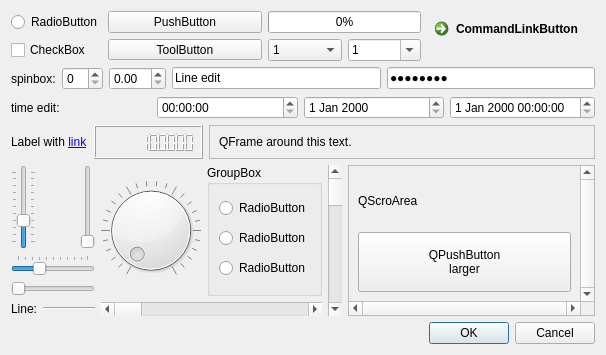
         <widget class="QWidget" name="tab_1">
          <attribute name="title">
           <string notr="true">Common</string>
          </attribute>
          <layout class="QGridLayout" name="gridLayout_13">
           <item row="0" column="0">
            <layout class="QGridLayout" name="gridLayout_6">
             <item row="0" column="0">
              <widget class="QRadioButton" name="radioButton">
               <property name="text">
                <string notr="true">RadioButton</string>
               </property>
              </widget>
             </item>
             <item row="0" column="1">
              <widget class="QPushButton" name="pushButton">
               <property name="sizePolicy">
                <sizepolicy hsizetype="MinimumExpanding" vsizetype="Fixed">
                 <horstretch>0</horstretch>
                 <verstretch>0</verstretch>
                </sizepolicy>
               </property>
               <property name="text">
                <string notr="true">PushButton</string>
               </property>
               <property name="checkable">
                <bool>true</bool>
               </property>
              </widget>
             </item>
             <item row="0" column="2">
              <widget class="QProgressBar" name="progressBar">
               <property name="maximum">
                <number>20</number>
               </property>
               <property name="value">
                <number>0</number>
               </property>
              </widget>
             </item>
             <item row="0" column="3" rowspan="2">
              <widget class="QCommandLinkButton" name="commandLinkButton">
               <property name="text">
                <string notr="true">CommandLinkButton</string>
               </property>
              </widget>
             </item>
             <item row="1" column="0">
              <widget class="QCheckBox" name="checkBox">
               <property name="text">
                <string notr="true">CheckBox</string>
               </property>
               <property name="tristate">
                <bool>true</bool>
               </property>
              </widget>
             </item>
             <item row="1" column="1">
              <widget class="QToolButton" name="toolButton">
               <property name="sizePolicy">
                <sizepolicy hsizetype="MinimumExpanding" vsizetype="Fixed">
                 <horstretch>0</horstretch>
                 <verstretch>0</verstretch>
                </sizepolicy>
               </property>
               <property name="text">
                <string notr="true">ToolButton</string>
               </property>
               <property name="popupMode">
                <enum>QToolButton::InstantPopup</enum>
               </property>
              </widget>
             </item>
             <item row="1" column="2">
              <layout class="QHBoxLayout" name="horizontalLayout_3">
               <item>
                <widget class="QComboBox" name="comboBoxReadOnly">
                 <property name="sizePolicy">
                  <sizepolicy hsizetype="MinimumExpanding" vsizetype="Fixed">
                   <horstretch>0</horstretch>
                   <verstretch>0</verstretch>
                  </sizepolicy>
                 </property>
                 <item>
                  <property name="text">
                   <string notr="true">1</string>
                  </property>
                 </item>
                 <item>
                  <property name="text">
                   <string notr="true">2</string>
                  </property>
                 </item>
                 <item>
                  <property name="text">
                   <string notr="true">3</string>
                  </property>
                 </item>
                </widget>
               </item>
               <item>
                <widget class="QComboBox" name="comboBoxEditable">
                 <property name="sizePolicy">
                  <sizepolicy hsizetype="MinimumExpanding" vsizetype="Fixed">
                   <horstretch>0</horstretch>
                   <verstretch>0</verstretch>
                  </sizepolicy>
                 </property>
                 <property name="editable">
                  <bool>true</bool>
                 </property>
                 <item>
                  <property name="text">
                   <string notr="true">1</string>
                  </property>
                 </item>
                 <item>
                  <property name="text">
                   <string notr="true">2</string>
                  </property>
                 </item>
                 <item>
                  <property name="text">
                   <string notr="true">3</string>
                  </property>
                 </item>
                </widget>
               </item>
              </layout>
             </item>
            </layout>
           </item>
           <item row="1" column="0">
            <layout class="QHBoxLayout" name="horizontalLayout_6">
             <item>
              <layout class="QHBoxLayout" name="horizontalLayout_5">
               <item>
                <widget class="QLabel" name="label_4">
                 <property name="text">
                  <string>spinbox:</string>
                 </property>
                </widget>
               </item>
               <item>
                <widget class="QSpinBox" name="spinBox"/>
               </item>
               <item>
                <widget class="QDoubleSpinBox" name="doubleSpinBox"/>
               </item>
              </layout>
             </item>
             <item>
              <layout class="QHBoxLayout" name="horizontalLayout_2">
               <item>
                <widget class="QLineEdit" name="lineEdit">
                 <property name="text">
                  <string notr="true">Line edit</string>
                 </property>
                </widget>
               </item>
               <item>
                <widget class="QLineEdit" name="lineEdit_2">
                 <property name="text">
                  <string notr="true">Password</string>
                 </property>
                 <property name="echoMode">
                  <enum>QLineEdit::Password</enum>
                 </property>
                </widget>
               </item>
              </layout>
             </item>
            </layout>
           </item>
           <item row="2" column="0">
            <layout class="QHBoxLayout" name="horizontalLayout_4">
             <item>
              <widget class="QLabel" name="label_3">
               <property name="text">
                <string>time edit:</string>
               </property>
              </widget>
             </item>
             <item>
              <widget class="QTimeEdit" name="timeEdit"/>
             </item>
             <item>
              <widget class="QDateEdit" name="dateEdit"/>
             </item>
             <item>
              <widget class="QDateTimeEdit" name="dateTimeEdit"/>
             </item>
            </layout>
           </item>
           <item row="3" column="0">
            <layout class="QHBoxLayout" name="horizontalLayout_8">
             <item>
              <widget class="QLabel" name="label">
               <property name="text">
                <string notr="true">Label with &lt;a href=&quot;http://google.com&quot;&gt;link&lt;/a&gt;</string>
               </property>
              </widget>
             </item>
             <item>
              <widget class="QLCDNumber" name="lcdNumber">
               <property name="digitCount">
                <number>10</number>
               </property>
               <property name="intValue" stdset="0">
                <number>1234567890</number>
               </property>
              </widget>
             </item>
             <item>
              <widget class="QFrame" name="frame">
               <property name="sizePolicy">
                <sizepolicy hsizetype="Preferred" vsizetype="Preferred">
                 <horstretch>1</horstretch>
                 <verstretch>0</verstretch>
                </sizepolicy>
               </property>
               <property name="frameShape">
                <enum>QFrame::StyledPanel</enum>
               </property>
               <property name="frameShadow">
                <enum>QFrame::Raised</enum>
               </property>
               <layout class="QGridLayout" name="gridLayout_10">
                <item row="0" column="0">
                 <widget class="QLabel" name="label_2">
                  <property name="text">
                   <string notr="true">QFrame around this text.</string>
                  </property>
                 </widget>
                </item>
               </layout>
              </widget>
             </item>
            </layout>
           </item>
           <item row="4" column="0">
            <layout class="QHBoxLayout" name="horizontalLayout_9">
             <item>
              <layout class="QGridLayout" name="gridLayout_5">
               <item row="3" column="0">
                <widget class="QLabel" name="label_5">
                 <property name="text">
                  <string>Line:</string>
                 </property>
                </widget>
               </item>
               <item row="0" column="2">
                <widget class="QSlider" name="verticalSlider_2">
                 <property name="orientation">
                  <enum>Qt::Vertical</enum>
                 </property>
                </widget>
               </item>
               <item row="2" column="0" colspan="3">
                <widget class="QSlider" name="horizontalSlider_2">
                 <property name="orientation">
                  <enum>Qt::Horizontal</enum>
                 </property>
                </widget>
               </item>
               <item row="0" column="0">
                <widget class="QSlider" name="verticalSlider">
                 <property name="value">
                  <number>30</number>
                 </property>
                 <property name="orientation">
                  <enum>Qt::Vertical</enum>
                 </property>
                 <property name="tickPosition">
                  <enum>QSlider::TicksBothSides</enum>
                 </property>
                </widget>
               </item>
               <item row="1" column="0" colspan="3">
                <widget class="QSlider" name="horizontalSlider">
                 <property name="sizePolicy">
                  <sizepolicy hsizetype="Minimum" vsizetype="Fixed">
                   <horstretch>0</horstretch>
                   <verstretch>0</verstretch>
                  </sizepolicy>
                 </property>
                 <property name="value">
                  <number>30</number>
                 </property>
                 <property name="orientation">
                  <enum>Qt::Horizontal</enum>
                 </property>
                 <property name="tickPosition">
                  <enum>QSlider::TicksAbove</enum>
                 </property>
                </widget>
               </item>
               <item row="3" column="1" colspan="2">
                <widget class="Line" name="line">
                 <property name="orientation">
                  <enum>Qt::Horizontal</enum>
                 </property>
                </widget>
               </item>
              </layout>
             </item>
             <item>
              <layout class="QGridLayout" name="gridLayout_12">
               <item row="0" column="0">
                <widget class="QDial" name="dial">
                 <property name="notchesVisible">
                  <bool>true</bool>
                 </property>
                </widget>
               </item>
               <item row="0" column="1">
                <widget class="QGroupBox" name="groupBox_2">
                 <property name="title">
                  <string>GroupBox</string>
                 </property>
                 <layout class="QVBoxLayout" name="verticalLayout_2">
                  <item>
                   <widget class="QRadioButton" name="radioButton_2">
                    <property name="text">
                     <string>RadioButton</string>
                    </property>
                   </widget>
                  </item>
                  <item>
                   <widget class="QRadioButton" name="radioButton_3">
                    <property name="text">
                     <string>RadioButton</string>
                    </property>
                   </widget>
                  </item>
                  <item>
                   <widget class="QRadioButton" name="radioButton_4">
                    <property name="text">
                     <string>RadioButton</string>
                    </property>
                   </widget>
                  </item>
                 </layout>
                </widget>
               </item>
               <item row="0" column="2" rowspan="2">
                <widget class="QScrollBar" name="verticalScrollBar">
                 <property name="orientation">
                  <enum>Qt::Vertical</enum>
                 </property>
                </widget>
               </item>
               <item row="1" column="0" colspan="2">
                <widget class="QScrollBar" name="horizontalScrollBar">
                 <property name="orientation">
                  <enum>Qt::Horizontal</enum>
                 </property>
                </widget>
               </item>
              </layout>
             </item>
             <item>
              <widget class="QScrollArea" name="scrollArea_2">
               <property name="verticalScrollBarPolicy">
                <enum>Qt::ScrollBarAlwaysOn</enum>
               </property>
               <property name="horizontalScrollBarPolicy">
                <enum>Qt::ScrollBarAlwaysOn</enum>
               </property>
               <property name="widgetResizable">
                <bool>true</bool>
               </property>
               <widget class="QWidget" name="scrollAreaWidgetContents_2">
                <property name="geometry">
                 <rect>
                  <x>0</x>
                  <y>0</y>
                  <width>118</width>
                  <height>168</height>
                 </rect>
                </property>
                <layout class="QGridLayout" name="gridLayout_7">
                 <item row="0" column="0">
                  <widget class="QLabel" name="label_6">
                   <property name="text">
                    <string>QScroArea</string>
                   </property>
                  </widget>
                 </item>
                 <item row="1" column="0">
                  <widget class="QPushButton" name="pushButton_2">
                   <property name="minimumSize">
                    <size>
                     <width>100</width>
                     <height>60</height>
                    </size>
                   </property>
                   <property name="text">
                    <string>QPushButton
larger</string>
                   </property>
                  </widget>
                 </item>
                </layout>
               </widget>
              </widget>
             </item>
            </layout>
           </item>
           <item row="5" column="0">
            <layout class="QHBoxLayout" name="horizontalLayout_10">
             <item>
              <spacer name="horizontalSpacer_2">
               <property name="orientation">
                <enum>Qt::Horizontal</enum>
               </property>
               <property name="sizeHint" stdset="0">
                <size>
                 <width>418</width>
                 <height>20</height>
                </size>
               </property>
              </spacer>
             </item>
             <item>
              <widget class="QDialogButtonBox" name="buttonBox">
               <property name="standardButtons">
                <set>QDialogButtonBox::Cancel|QDialogButtonBox::Ok</set>
               </property>
              </widget>
             </item>
            </layout>
           </item>
          </layout>
         </widget>
